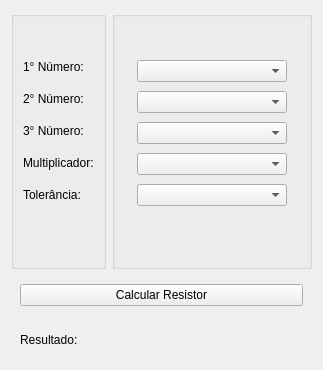
                  <widget class="QWidget" name="tab_9">
                   <attribute name="title">
                    <string>Calculadora de Resistores</string>
                   </attribute>
                   <layout class="QGridLayout" name="gridLayout_47">
                    <item row="0" column="0">
                     <widget class="QGroupBox" name="groupBox_11">
                      <layout class="QVBoxLayout" name="verticalLayout_4">
                       <property name="topMargin">
                        <number>0</number>
                       </property>
                       <property name="bottomMargin">
                        <number>5</number>
                       </property>
                       <item>
                        <spacer name="verticalSpacer_2">
                         <property name="orientation">
                          <enum>Qt::Vertical</enum>
                         </property>
                         <property name="sizeType">
                          <enum>QSizePolicy::Fixed</enum>
                         </property>
                         <property name="sizeHint" stdset="0">
                          <size>
                           <width>20</width>
                           <height>36</height>
                          </size>
                         </property>
                        </spacer>
                       </item>
                       <item>
                        <widget class="QLabel" name="label_numero_1">
                         <property name="maximumSize">
                          <size>
                           <width>80</width>
                           <height>25</height>
                          </size>
                         </property>
                         <property name="text">
                          <string>1° Número:</string>
                         </property>
                        </widget>
                       </item>
                       <item>
                        <widget class="QLabel" name="label_numero_2">
                         <property name="maximumSize">
                          <size>
                           <width>80</width>
                           <height>25</height>
                          </size>
                         </property>
                         <property name="text">
                          <string>2° Número:</string>
                         </property>
                        </widget>
                       </item>
                       <item>
                        <widget class="QLabel" name="label_numero_3">
                         <property name="maximumSize">
                          <size>
                           <width>80</width>
                           <height>25</height>
                          </size>
                         </property>
                         <property name="text">
                          <string>3° Número:</string>
                         </property>
                        </widget>
                       </item>
                       <item>
                        <widget class="QLabel" name="label_multiplicador">
                         <property name="maximumSize">
                          <size>
                           <width>80</width>
                           <height>25</height>
                          </size>
                         </property>
                         <property name="text">
                          <string>Multiplicador:</string>
                         </property>
                        </widget>
                       </item>
                       <item>
                        <widget class="QLabel" name="label_tolerancia">
                         <property name="sizePolicy">
                          <sizepolicy hsizetype="Preferred" vsizetype="Preferred">
                           <horstretch>0</horstretch>
                           <verstretch>0</verstretch>
                          </sizepolicy>
                         </property>
                         <property name="maximumSize">
                          <size>
                           <width>80</width>
                           <height>25</height>
                          </size>
                         </property>
                         <property name="text">
                          <string>Tolerância:</string>
                         </property>
                        </widget>
                       </item>
                       <item>
                        <spacer name="verticalSpacer_4">
                         <property name="orientation">
                          <enum>Qt::Vertical</enum>
                         </property>
                         <property name="sizeType">
                          <enum>QSizePolicy::Fixed</enum>
                         </property>
                         <property name="sizeHint" stdset="0">
                          <size>
                           <width>20</width>
                           <height>53</height>
                          </size>
                         </property>
                        </spacer>
                       </item>
                      </layout>
                     </widget>
                    </item>
                    <item row="0" column="1">
                     <widget class="QGroupBox" name="groupBox_10">
                      <property name="sizePolicy">
                       <sizepolicy hsizetype="Expanding" vsizetype="Preferred">
                        <horstretch>0</horstretch>
                        <verstretch>0</verstretch>
                       </sizepolicy>
                      </property>
                      <property name="minimumSize">
                       <size>
                        <width>200</width>
                        <height>0</height>
                       </size>
                      </property>
                      <layout class="QGridLayout" name="gridLayout_39">
                       <property name="topMargin">
                        <number>3</number>
                       </property>
                       <property name="bottomMargin">
                        <number>0</number>
                       </property>
                       <property name="verticalSpacing">
                        <number>9</number>
                       </property>
                       <item row="3" column="0">
                        <widget class="QComboBox" name="cb_faixa_3">
                         <property name="sizePolicy">
                          <sizepolicy hsizetype="Preferred" vsizetype="Fixed">
                           <horstretch>0</horstretch>
                           <verstretch>0</verstretch>
                          </sizepolicy>
                         </property>
                         <property name="maximumSize">
                          <size>
                           <width>150</width>
                           <height>16777215</height>
                          </size>
                         </property>
                         <item>
                          <property name="text">
                           <string/>
                          </property>
                         </item>
                         <item>
                          <property name="text">
                           <string>Preto </string>
                          </property>
                         </item>
                         <item>
                          <property name="text">
                           <string>Marrom</string>
                          </property>
                         </item>
                         <item>
                          <property name="text">
                           <string>Vermelho</string>
                          </property>
                         </item>
                         <item>
                          <property name="text">
                           <string>Laranja</string>
                          </property>
                         </item>
                         <item>
                          <property name="text">
                           <string>Amarelo</string>
                          </property>
                         </item>
                         <item>
                          <property name="text">
                           <string>Verde</string>
                          </property>
                         </item>
                         <item>
                          <property name="text">
                           <string>Azul</string>
                          </property>
                         </item>
                         <item>
                          <property name="text">
                           <string>Violeta</string>
                          </property>
                         </item>
                         <item>
                          <property name="text">
                           <string>Branco</string>
                          </property>
                         </item>
                         <item>
                          <property name="text">
                           <string>Cinza</string>
                          </property>
                         </item>
                         <item>
                          <property name="text">
                           <string>Branco</string>
                          </property>
                         </item>
                         <item>
                          <property name="text">
                           <string>Dourado</string>
                          </property>
                         </item>
                         <item>
                          <property name="text">
                           <string>Prateado</string>
                          </property>
                         </item>
                         <item>
                          <property name="text">
                           <string>Sem cor</string>
                          </property>
                         </item>
                        </widget>
                       </item>
                       <item row="0" column="0">
                        <spacer name="verticalSpacer_3">
                         <property name="orientation">
                          <enum>Qt::Vertical</enum>
                         </property>
                         <property name="sizeType">
                          <enum>QSizePolicy::Fixed</enum>
                         </property>
                         <property name="sizeHint" stdset="0">
                          <size>
                           <width>20</width>
                           <height>40</height>
                          </size>
                         </property>
                        </spacer>
                       </item>
                       <item row="1" column="0">
                        <widget class="QComboBox" name="cb_faixa_1">
                         <property name="sizePolicy">
                          <sizepolicy hsizetype="Preferred" vsizetype="Fixed">
                           <horstretch>0</horstretch>
                           <verstretch>0</verstretch>
                          </sizepolicy>
                         </property>
                         <property name="maximumSize">
                          <size>
                           <width>150</width>
                           <height>16777215</height>
                          </size>
                         </property>
                         <item>
                          <property name="text">
                           <string/>
                          </property>
                         </item>
                         <item>
                          <property name="text">
                           <string>Preto </string>
                          </property>
                         </item>
                         <item>
                          <property name="text">
                           <string>Marrom</string>
                          </property>
                         </item>
                         <item>
                          <property name="text">
                           <string>Vermelho</string>
                          </property>
                         </item>
                         <item>
                          <property name="text">
                           <string>Laranja</string>
                          </property>
                         </item>
                         <item>
                          <property name="text">
                           <string>Amarelo</string>
                          </property>
                         </item>
                         <item>
                          <property name="text">
                           <string>Verde</string>
                          </property>
                         </item>
                         <item>
                          <property name="text">
                           <string>Azul</string>
                          </property>
                         </item>
                         <item>
                          <property name="text">
                           <string>Violeta</string>
                          </property>
                         </item>
                         <item>
                          <property name="text">
                           <string>Branco</string>
                          </property>
                         </item>
                         <item>
                          <property name="text">
                           <string>Cinza</string>
                          </property>
                         </item>
                         <item>
                          <property name="text">
                           <string>Branco</string>
                          </property>
                         </item>
                         <item>
                          <property name="text">
                           <string>Dourado</string>
                          </property>
                         </item>
                         <item>
                          <property name="text">
                           <string>Prateado</string>
                          </property>
                         </item>
                         <item>
                          <property name="text">
                           <string>Sem cor</string>
                          </property>
                         </item>
                        </widget>
                       </item>
                       <item row="2" column="0">
                        <widget class="QComboBox" name="cb_faixa_2">
                         <property name="sizePolicy">
                          <sizepolicy hsizetype="Preferred" vsizetype="Fixed">
                           <horstretch>0</horstretch>
                           <verstretch>0</verstretch>
                          </sizepolicy>
                         </property>
                         <property name="maximumSize">
                          <size>
                           <width>150</width>
                           <height>16777215</height>
                          </size>
                         </property>
                         <item>
                          <property name="text">
                           <string/>
                          </property>
                         </item>
                         <item>
                          <property name="text">
                           <string>Preto </string>
                          </property>
                         </item>
                         <item>
                          <property name="text">
                           <string>Marrom</string>
                          </property>
                         </item>
                         <item>
                          <property name="text">
                           <string>Vermelho</string>
                          </property>
                         </item>
                         <item>
                          <property name="text">
                           <string>Laranja</string>
                          </property>
                         </item>
                         <item>
                          <property name="text">
                           <string>Amarelo</string>
                          </property>
                         </item>
                         <item>
                          <property name="text">
                           <string>Verde</string>
                          </property>
                         </item>
                         <item>
                          <property name="text">
                           <string>Azul</string>
                          </property>
                         </item>
                         <item>
                          <property name="text">
                           <string>Violeta</string>
                          </property>
                         </item>
                         <item>
                          <property name="text">
                           <string>Branco</string>
                          </property>
                         </item>
                         <item>
                          <property name="text">
                           <string>Cinza</string>
                          </property>
                         </item>
                         <item>
                          <property name="text">
                           <string>Branco</string>
                          </property>
                         </item>
                         <item>
                          <property name="text">
                           <string>Dourado</string>
                          </property>
                         </item>
                         <item>
                          <property name="text">
                           <string>Prateado</string>
                          </property>
                         </item>
                         <item>
                          <property name="text">
                           <string>Sem cor</string>
                          </property>
                         </item>
                        </widget>
                       </item>
                       <item row="4" column="0">
                        <widget class="QComboBox" name="cb_multiplicador">
                         <property name="sizePolicy">
                          <sizepolicy hsizetype="Preferred" vsizetype="Fixed">
                           <horstretch>0</horstretch>
                           <verstretch>0</verstretch>
                          </sizepolicy>
                         </property>
                         <property name="maximumSize">
                          <size>
                           <width>150</width>
                           <height>16777215</height>
                          </size>
                         </property>
                         <item>
                          <property name="text">
                           <string/>
                          </property>
                         </item>
                         <item>
                          <property name="text">
                           <string>Preto </string>
                          </property>
                         </item>
                         <item>
                          <property name="text">
                           <string>Marrom</string>
                          </property>
                         </item>
                         <item>
                          <property name="text">
                           <string>Vermelho</string>
                          </property>
                         </item>
                         <item>
                          <property name="text">
                           <string>Laranja</string>
                          </property>
                         </item>
                         <item>
                          <property name="text">
                           <string>Amarelo</string>
                          </property>
                         </item>
                         <item>
                          <property name="text">
                           <string>Verde</string>
                          </property>
                         </item>
                         <item>
                          <property name="text">
                           <string>Azul</string>
                          </property>
                         </item>
                         <item>
                          <property name="text">
                           <string>Violeta</string>
                          </property>
                         </item>
                         <item>
                          <property name="text">
                           <string>Branco</string>
                          </property>
                         </item>
                         <item>
                          <property name="text">
                           <string>Cinza</string>
                          </property>
                         </item>
                         <item>
                          <property name="text">
                           <string>Branco</string>
                          </property>
                         </item>
                         <item>
                          <property name="text">
                           <string>Dourado</string>
                          </property>
                         </item>
                         <item>
                          <property name="text">
                           <string>Prateado</string>
                          </property>
                         </item>
                         <item>
                          <property name="text">
                           <string>Sem cor</string>
                          </property>
                         </item>
                        </widget>
                       </item>
                       <item row="5" column="0">
                        <widget class="QComboBox" name="cb_tolerancia">
                         <property name="sizePolicy">
                          <sizepolicy hsizetype="Preferred" vsizetype="Fixed">
                           <horstretch>0</horstretch>
                           <verstretch>0</verstretch>
                          </sizepolicy>
                         </property>
                         <property name="maximumSize">
                          <size>
                           <width>150</width>
                           <height>16777215</height>
                          </size>
                         </property>
                         <item>
                          <property name="text">
                           <string/>
                          </property>
                         </item>
                         <item>
                          <property name="text">
                           <string>Preto </string>
                          </property>
                         </item>
                         <item>
                          <property name="text">
                           <string>Marrom</string>
                          </property>
                         </item>
                         <item>
                          <property name="text">
                           <string>Vermelho</string>
                          </property>
                         </item>
                         <item>
                          <property name="text">
                           <string>Laranja</string>
                          </property>
                         </item>
                         <item>
                          <property name="text">
                           <string>Amarelo</string>
                          </property>
                         </item>
                         <item>
                          <property name="text">
                           <string>Verde</string>
                          </property>
                         </item>
                         <item>
                          <property name="text">
                           <string>Azul</string>
                          </property>
                         </item>
                         <item>
                          <property name="text">
                           <string>Violeta</string>
                          </property>
                         </item>
                         <item>
                          <property name="text">
                           <string>Branco</string>
                          </property>
                         </item>
                         <item>
                          <property name="text">
                           <string>Cinza</string>
                          </property>
                         </item>
                         <item>
                          <property name="text">
                           <string>Branco</string>
                          </property>
                         </item>
                         <item>
                          <property name="text">
                           <string>Dourado</string>
                          </property>
                         </item>
                         <item>
                          <property name="text">
                           <string>Prateado</string>
                          </property>
                         </item>
                         <item>
                          <property name="text">
                           <string>Sem cor</string>
                          </property>
                         </item>
                        </widget>
                       </item>
                       <item row="6" column="0">
                        <spacer name="verticalSpacer_5">
                         <property name="orientation">
                          <enum>Qt::Vertical</enum>
                         </property>
                         <property name="sizeType">
                          <enum>QSizePolicy::Fixed</enum>
                         </property>
                         <property name="sizeHint" stdset="0">
                          <size>
                           <width>20</width>
                           <height>60</height>
                          </size>
                         </property>
                        </spacer>
                       </item>
                      </layout>
                     </widget>
                    </item>
                    <item row="1" column="0" colspan="2">
                     <widget class="QFrame" name="frame_5">
                      <property name="sizePolicy">
                       <sizepolicy hsizetype="Expanding" vsizetype="Preferred">
                        <horstretch>0</horstretch>
                        <verstretch>0</verstretch>
                       </sizepolicy>
                      </property>
                      <property name="frameShape">
                       <enum>QFrame::NoFrame</enum>
                      </property>
                      <property name="frameShadow">
                       <enum>QFrame::Raised</enum>
                      </property>
                      <layout class="QGridLayout" name="gridLayout_10">
                       <item row="0" column="0">
                        <widget class="QPushButton" name="btn_calcularResistor">
                         <property name="text">
                          <string>Calcular Resistor</string>
                         </property>
                        </widget>
                       </item>
                      </layout>
                     </widget>
                    </item>
                    <item row="2" column="0" colspan="2">
                     <widget class="QFrame" name="frame_27">
                      <property name="sizePolicy">
                       <sizepolicy hsizetype="Expanding" vsizetype="Preferred">
                        <horstretch>0</horstretch>
                        <verstretch>0</verstretch>
                       </sizepolicy>
                      </property>
                      <property name="frameShape">
                       <enum>QFrame::NoFrame</enum>
                      </property>
                      <property name="frameShadow">
                       <enum>QFrame::Raised</enum>
                      </property>
                      <layout class="QGridLayout" name="gridLayout_22">
                       <item row="0" column="0">
                        <widget class="QLabel" name="label_resultadoValorresistor">
                         <property name="maximumSize">
                          <size>
                           <width>80</width>
                           <height>25</height>
                          </size>
                         </property>
                         <property name="text">
                          <string>Resultado:</string>
                         </property>
                        </widget>
                       </item>
                       <item row="0" column="1">
                        <spacer name="horizontalSpacer_4">
                         <property name="orientation">
                          <enum>Qt::Horizontal</enum>
                         </property>
                         <property name="sizeHint" stdset="0">
                          <size>
                           <width>40</width>
                           <height>20</height>
                          </size>
                         </property>
                        </spacer>
                       </item>
                      </layout>
                     </widget>
                    </item>
                   </layout>
                  </widget>
